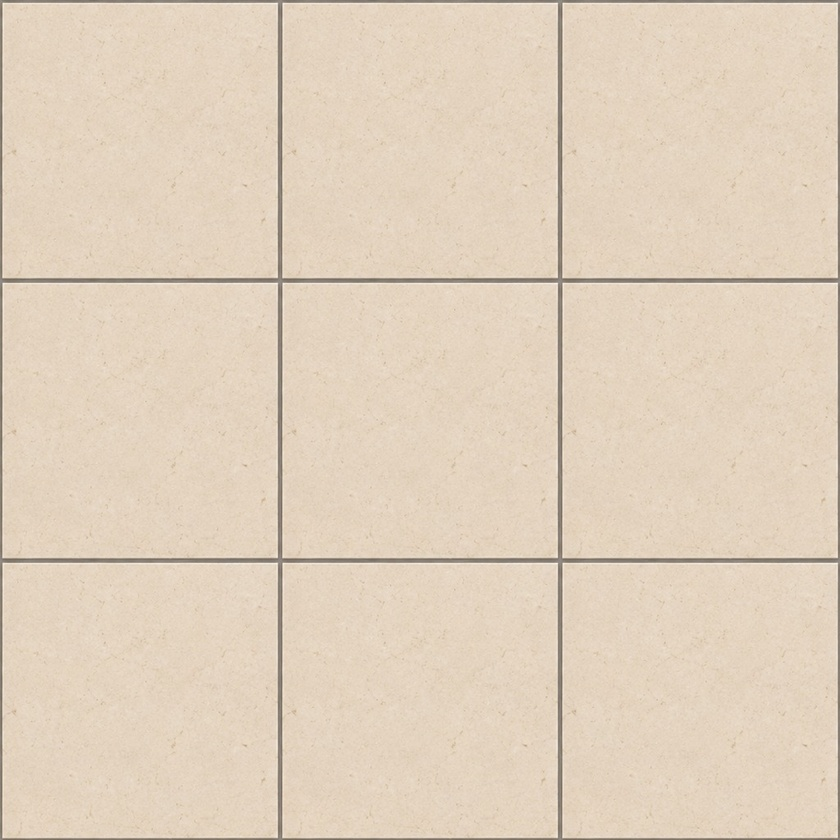
#> input picture Unity/MiniMarketUnity/Assets/Resources/Surfaces/FloorTileBeige.jpg, 840 x 840 px, shrunk from 1024 x 1024 before the run
$ python panel_texture.py ../../Unity/MiniMarketUnity/Assets/Resources/Surfaces/FloorTileBeige.jpg ../../Unity/MiniMarketUnity/Assets/Resources/Surfaces/FloorTileWhite.jpg 5 5
#> lines starting #> are read from the running program, lines starting #| are printed output that depends on the picture
"""One panel, joint centre to joint centre, so the tile repeats without a seam.

Painting each tile with its whole face carries the slab's outer rim onto every
tile edge, and that rim is what shows as a line at each block of nine. Taking
instead the panel between two joints -- half a joint on each side -- and
repeating it means every edge of every tile is half a joint meeting half a
joint: the same joint as any interior one, and no block is distinguishable.
Where an axis has a single joint, the two half-panels either side of it are
rolled so that joint lands on the edges; the panels are plain speckle, so the
roll's own seam has nothing to show.
"""
import sys
import numpy as np
from PIL import Image
src, out, nx, ny = sys.argv[1], sys.argv[2], int(sys.argv[3]), int(sys.argv[4])
im = np.asarray(Image.open(src).convert("RGB")); N = im.shape[0]
#> further down, im is the input picture: shape (840, 840, 3); mean R, G, B 224.8, 208.4, 188.6
#> after `N = im.shape[0]`: N = 840
def axis_crop(n):
    if n >= 2:            # joints at 1/3 and 2/3 -> the middle panel
        return slice(N//3, 2*N//3), False
    return slice(N//4, 3*N//4), True     # single joint at 1/2 -> [1/4,3/4] then roll by half
sv, rv = axis_crop(ny); su, ru = axis_crop(nx)
#> after `sv, rv = axis_crop(ny)`: rv = False
#> after `su, ru = axis_crop(nx)`: ru = False
panel = im[sv, su]
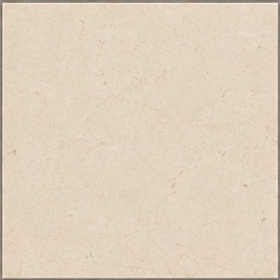
#> panel: shape (280, 280, 3); mean R, G, B 224.9, 208.4, 188.6
if ru: panel = np.roll(panel, panel.shape[1]//2, axis=1)
if rv: panel = np.roll(panel, panel.shape[0]//2, axis=0)
Image.fromarray(panel).save(out)
print(f"panel {panel.shape[1]}x{panel.shape[0]} -> {out}")
#| panel 280x280 -> ../../Unity/MiniMarketUnity/Assets/Resources/Surfaces/FloorTileWhite.jpg
